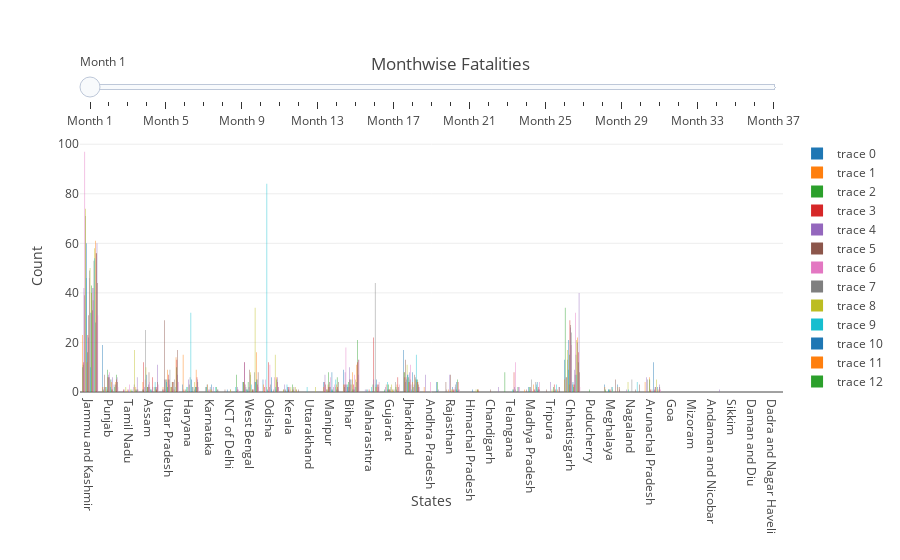

Notebook code cell kept with this figure:
### Code cell
Slider_data2=get_Mapdata_slider2(State_monthwise_fatalities)
steps = []
for i in range(Month_distribution.index.sort_values().max()):
    step = dict(
                method = 'restyle',  
                args = ['visible', [False] * Month_distribution.index.sort_values().max()],
                label= 'Month ' + str(i+1)
                )
    step['args'][1][i] = True # Toggle i'th trace to "visible"
    steps.append(step)
    sliders = [dict(
                    active = 0,
                    currentvalue = {"prefix": ""},
                    pad = {"t": Month_distribution.index.sort_values().max()},
                    steps = steps,
                    name= 'Month',
                    y= 1.5
                    )]
layout = dict(sliders=sliders,
              title='Monthwise Fatalities',
              autosize=True,
              yaxis=go.layout.YAxis(
                                    title='Count',
                                    automargin=True,
                                   ),
              xaxis=go.layout.XAxis(
                                    title='States',
                                    automargin=True,
                                   ),
             )
fig = dict(data=Slider_data2[0], layout=layout)
iplot(fig, filename='Slider 2')
